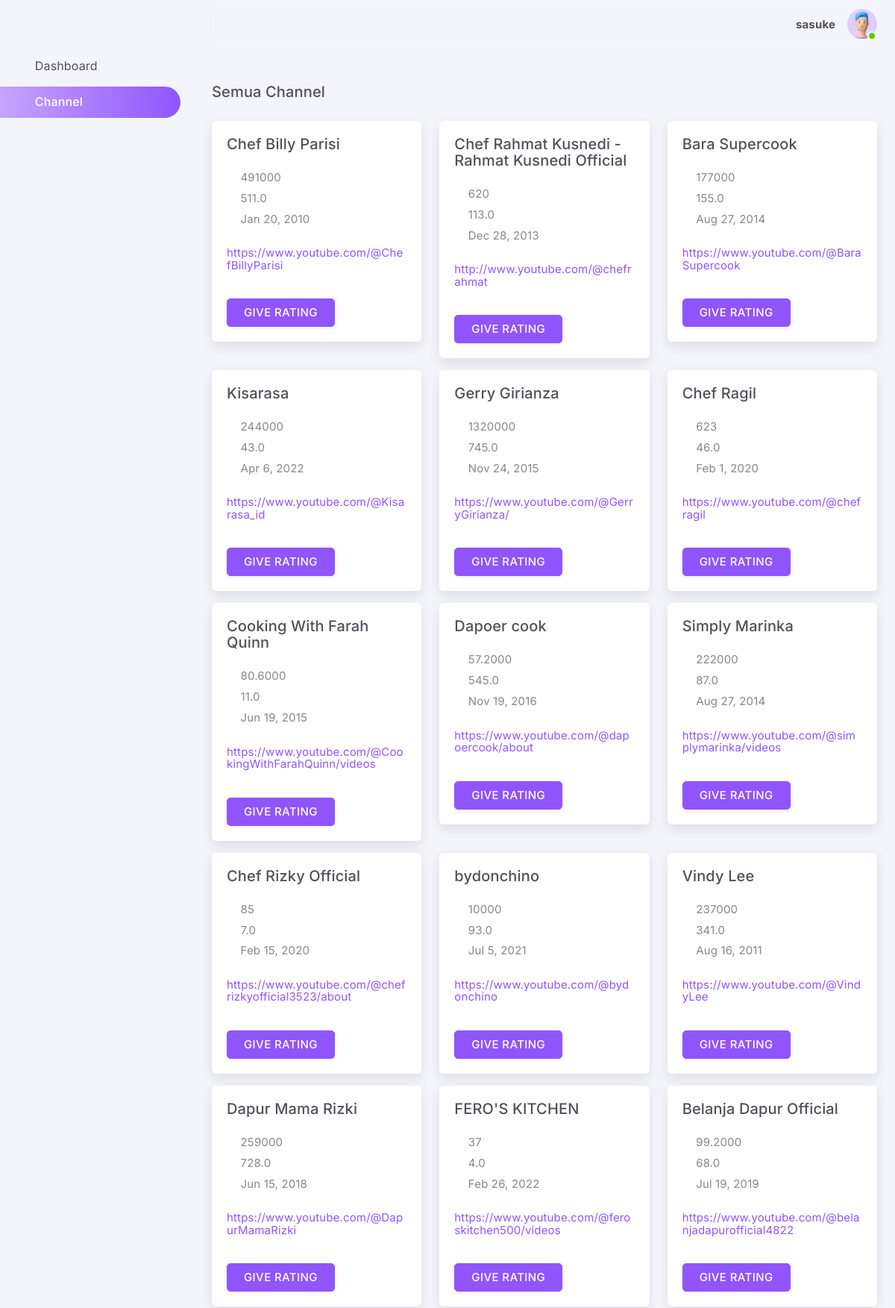
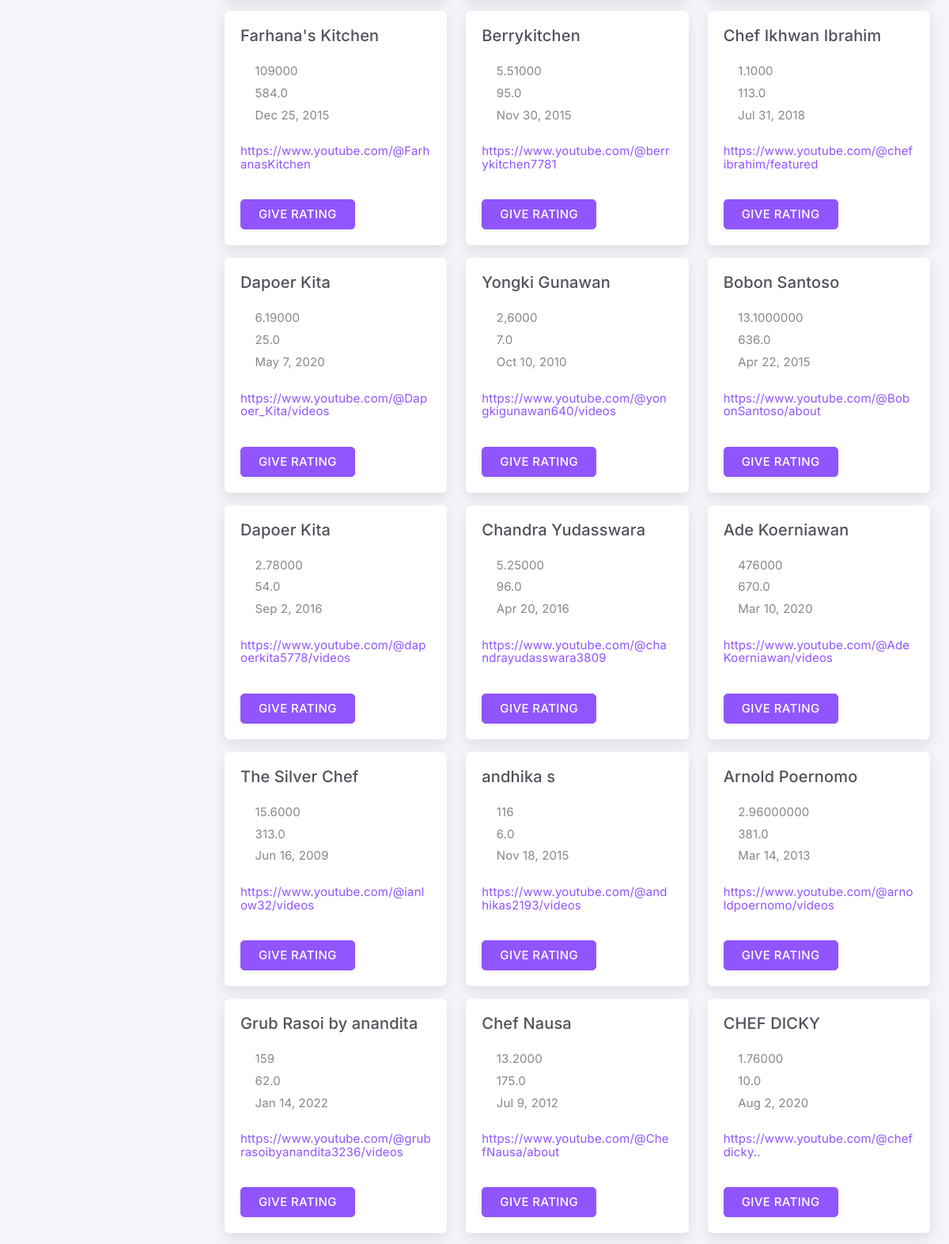
Page /data/channels (signed in, upper part) on the committed database (2 pictures, top to bottom).
### tables this page shows
CREATE TABLE users (
    id INTEGER PRIMARY KEY AUTOINCREMENT,
    role INTEGER NOT NULL,
    username TEXT UNIQUE NOT NULL,
    password TEXT NOT NULL
);

CREATE TABLE "channels" (
"channel_id" INTEGER,
  "channel" TEXT,
  "subscriber" TEXT,
  "viewer" TEXT,
  "join_date" TEXT,
  "total_video" REAL,
  "link" TEXT
);

### app/routes/data_routes.py (the view)
@data.route('/channels', methods=['POST', 'GET'])
def channels():
    if request.method == 'GET':
        cursor = get_db().execute(f'SELECT * FROM channels')
        channels = cursor.fetchall()
        cursor = get_db().execute(f"SELECT * FROM users WHERE username = '{session['username']}'")
        user = cursor.fetchone()
        cursor = get_db().execute(f"""
                    SELECT
                        users.id AS user_id,
                        users.username,
                        channels.channel_id,
                        channels.channel,
                        channels.subscriber,
                        channels.total_video,
                        channels.link,
                        channels.join_date,
                        ratings.rating
                    FROM
                        channels
                    JOIN
                        ratings ON ratings.channel_id = channels.channel_id
                    JOIN
                        users ON users.id = ratings.user_id

                    WHERE user_id='{user['id']}'
        """)
        channels_rated = cursor.fetchall()
        return render_template(
            './pages/produk.html',
            channels = channels,
            rated = channels_rated
        )

### app/__init__.py (called while the page is built)
def get_db():
    if 'db' not in g:
        g.db = sqlite3.connect(app.config['DATABASE'])
        g.db.row_factory = sqlite3.Row
    return g.db

@app.teardown_appcontext
def close_connection(exception):
    db = getattr(g, '_database', None)
    if db is not None:
        db.close()

### app/templates/pages/produk.html (shortened to what this page needs)
{% extends 'base.html' %}
{% block content %}
<h5 class="pb-1 my-4">Semua Channel</h5>
<div class="content-wrapper">
    <div class="row">
        {% for chl in channels %}
        <div class="col-md-6 col-xl-4">
            <div class="card mb-3">
                <div class="card-body">
                    <div class="">
                        <h5 class="mb-4">{{ chl['channel']}}</h5>
                        <span class="mdi mdi-youtube-subscription d-block mb-2">
                            {{ chl.subscriber }}
                        </span>
                        <span class="mdi mdi-filmstrip-box d-block mb-2">
                            {{ chl.total_video }}
                        </span>
                        <span class="mdi mdi-calendar-range d-block mb-2">
                            {{ chl.join_date }}
                        </span>
                        <span class="mdi mdi-link-variant d-block mb-2">
                            <a href="{{ chl.link }}">{{ chl.link }}</a>
                        </span>
                    </div>
                </div>
                <div class="card-footer d-flex justify-content-between">
                    <a href="{{ url_for('data.give_rating', id_channel=chl.channel_id) }}" class="btn btn-primary me-2">give rating</a>
                </div>
            </div>
        </div>
        {% endfor %}
    </div>
</div>
{% endblock %}

### app/templates/base.html (shortened to what this page needs)
<!DOCTYPE html>
<html
  lang="en"
  class="light-style layout-menu-fixed layout-compact"
  dir="ltr"
  data-theme="theme-default"
  data-assets-path="../assets/"
  data-template="vertical-menu-template-free">
  <head>
    <link rel="stylesheet" href="{{url_for('static', filename='/assets/vendor/fonts/materialdesignicons.css')}}" />
    <link rel="stylesheet" href="{{url_for('static', filename='/assets/vendor/libs/node-waves/node-waves.css')}}" />
    <link rel="stylesheet" href="{{ url_for('static', filename='/assets/vendor/css/core.css')}}" class="template-customizer-core-css" />
    <link rel="stylesheet" href="{{ url_for('static', filename='/assets/vendor/css/theme-default.css')}}" class="template-customizer-theme-css" />
    <link rel="stylesheet" href="{{ url_for('static', filename='/assets/css/demo.css')}}" />
    <link rel="stylesheet" href="{{ url_for('static', filename='/assets/vendor/libs/perfect-scrollbar/perfect-scrollbar.css')}}" />
    <link rel="stylesheet" href="{{ url_for('static', filename='/assets/vendor/libs/sweetalert/sweetalert2.min.css') }}">
  </head>
  <body>
    <div class="layout-wrapper layout-content-navbar">
      <div class="layout-container">
        <aside id="layout-menu" class="layout-menu menu-vertical menu bg-menu-theme">
          <div class="app-brand demo">
            <a href="index.html" class="app-brand-link">
            </a>
          </div>
          <ul class="menu-inner py-1">
            {% if session['role'] == 1 %}
            <li class="menu-item {{ 'active' if request.path[1:] == '' else '' }}">
              <a href="{{ url_for('recommendations') }}" class="menu-link">
                <i class="menu-icon tf-icons mdi mdi-widgets"></i>
                <div data-i18n="Tables">Dashboard</div>
              </a>
            </li>
            <li class="menu-item {{ 'active' if request.path[1:] == 'data/channels' else '' }}">
              <a href="{{ url_for('data.channels') }}" class="menu-link">
                <i class="menu-icon tf-icons mdi mdi-format-list-text"></i>
                <div data-i18n="Tables">Channel</div>
              </a>
            </li>
              {% endif %}
              </ul>
        </aside>
        <div class="layout-page">
          <nav
            class="layout-navbar container-xxl navbar navbar-expand-xl navbar-detached align-items-center bg-navbar-theme"
            id="layout-navbar">
            <div class="navbar-nav-right d-flex align-items-center" id="navbar-collapse">
              <ul class="navbar-nav flex-row align-items-center ms-auto">
                <li class="nav-item lh-1 me-3">
                  <span><b>{{ session['username'] }}</b></span>
                </li>
                <li class="nav-item navbar-dropdown dropdown-user dropdown">
                  <a
                    class="nav-link dropdown-toggle hide-arrow p-0"
                    href="javascript:void(0);"
                    data-bs-toggle="dropdown">
                    <div class="avatar avatar-online">
                      <img src="{{ url_for('static', filename='/assets/img/avatars/1.png')}}" alt class="w-px-40 h-auto rounded-circle" />
                    </div>
                  </a>
                </li>
              </ul>
            </div>
          </nav>
          <div class="content-wrapper">
            <div class="container-xxl flex-grow-1 container-p-y">
              {% block content %}
              {% endblock %}
            </div>
          </div>
        </div>
      </div>
    </div>
  </body>
</html>

### app/static/assets/css/demo.css (style rules this page uses)
.menu .app-brand.demo { height: 64px; }

### app/templates/base.html (style rules this page uses)
* { text-rendering: optimizeLegibility; }

### rows in the picture
users: username "sasuke"
channels: channel "Chef Billy Parisi", subscriber "491000", total_video "511.0", join_date "Jan 20, 2010", link "https://www.youtube.com/@ChefBillyParisi"
channels: channel "Chef Rahmat Kusnedi - Rahmat Kusnedi Official", subscriber "620", total_video "113.0", join_date "Dec 28, 2013", link "http://www.youtube.com/@chefrahmat"
channels: channel "Bara Supercook", subscriber "177000", total_video "155.0", join_date "Aug 27, 2014", link "https://www.youtube.com/@BaraSupercook"
channels: channel "Kisarasa", subscriber "244000", total_video "43.0", join_date "Apr 6, 2022", link "https://www.youtube.com/@Kisarasa_id"
channels: channel "Gerry Girianza", subscriber "1320000", total_video "745.0", join_date "Nov 24, 2015", link "https://www.youtube.com/@GerryGirianza/"
channels: channel "Chef Ragil", subscriber "623", total_video "46.0", join_date "Feb 1, 2020", link "https://www.youtube.com/@chefragil"
channels: channel "Cooking With Farah Quinn", subscriber "80.6000", total_video "11.0", join_date "Jun 19, 2015", link "https://www.youtube.com/@CookingWithFarahQuinn/videos"
channels: channel "Dapoer cook", subscriber "57.2000", total_video "545.0", join_date "Nov 19, 2016", link "https://www.youtube.com/@dapoercook/about"
channels: channel "Simply Marinka", subscriber "222000", total_video "87.0", join_date "Aug 27, 2014", link "https://www.youtube.com/@simplymarinka/videos"
channels: channel "Chef Rizky Official", subscriber "85", total_video "7.0", join_date "Feb 15, 2020", link "https://www.youtube.com/@chefrizkyofficial3523/about"
channels: channel "bydonchino", subscriber "10000", total_video "93.0", join_date "Jul 5, 2021", link "https://www.youtube.com/@bydonchino"
channels: channel "Vindy Lee", subscriber "237000", total_video "341.0", join_date "Aug 16, 2011", link "https://www.youtube.com/@VindyLee"
channels: channel "Dapur Mama Rizki", subscriber "259000", total_video "728.0", join_date "Jun 15, 2018", link "https://www.youtube.com/@DapurMamaRizki"
channels: channel "FERO'S KITCHEN", subscriber "37", total_video "4.0", join_date "Feb 26, 2022", link "https://www.youtube.com/@feroskitchen500/videos"
channels: channel "Belanja Dapur Official", subscriber "99.2000", total_video "68.0", join_date "Jul 19, 2019", link "https://www.youtube.com/@belanjadapurofficial4822"
channels: channel "Farhana's Kitchen", subscriber "109000", total_video "584.0", join_date "Dec 25, 2015", link "https://www.youtube.com/@FarhanasKitchen"
channels: channel "Berrykitchen", subscriber "5.51000", total_video "95.0", join_date "Nov 30, 2015", link "https://www.youtube.com/@berrykitchen7781"
channels: channel "Chef Ikhwan Ibrahim", subscriber "1.1000", total_video "113.0", join_date "Jul 31, 2018", link "https://www.youtube.com/@chefibrahim/featured"
channels: channel "Dapoer Kita", subscriber "6.19000", total_video "25.0", join_date "May 7, 2020", link "https://www.youtube.com/@Dapoer_Kita/videos"
channels: channel "Yongki Gunawan", subscriber "2,6000", total_video "7.0", join_date "Oct 10, 2010", link "https://www.youtube.com/@yongkigunawan640/videos"
channels: channel "Bobon Santoso", subscriber "13.1000000", total_video "636.0", join_date "Apr 22, 2015", link "https://www.youtube.com/@BobonSantoso/about"
channels: channel "Dapoer Kita", subscriber "2.78000", total_video "54.0", join_date "Sep 2, 2016", link "https://www.youtube.com/@dapoerkita5778/videos"
channels: channel "Chandra Yudasswara", subscriber "5.25000", total_video "96.0", join_date "Apr 20, 2016", link "https://www.youtube.com/@chandrayudasswara3809"
channels: channel "Ade Koerniawan", subscriber "476000", total_video "670.0", join_date "Mar 10, 2020", link "https://www.youtube.com/@AdeKoerniawan/videos"
channels: channel "The Silver Chef", subscriber "15.6000", total_video "313.0", join_date "Jun 16, 2009", link "https://www.youtube.com/@ianlow32/videos"
channels: channel "andhika s", subscriber "116", total_video "6.0", join_date "Nov 18, 2015", link "https://www.youtube.com/@andhikas2193/videos"
channels: channel "Arnold Poernomo", subscriber "2.96000000", total_video "381.0", join_date "Mar 14, 2013", link "https://www.youtube.com/@arnoldpoernomo/videos"
channels: channel "Grub Rasoi by anandita", subscriber "159", total_video "62.0", join_date "Jan 14, 2022", link "https://www.youtube.com/@grubrasoibyanandita3236/videos"
channels: channel "Chef Nausa", subscriber "13.2000", total_video "175.0", join_date "Jul 9, 2012", link "https://www.youtube.com/@ChefNausa/about"
channels: channel "CHEF DICKY", subscriber "1.76000", total_video "10.0", join_date "Aug 2, 2020", link "https://www.youtube.com/@chefdicky.."
